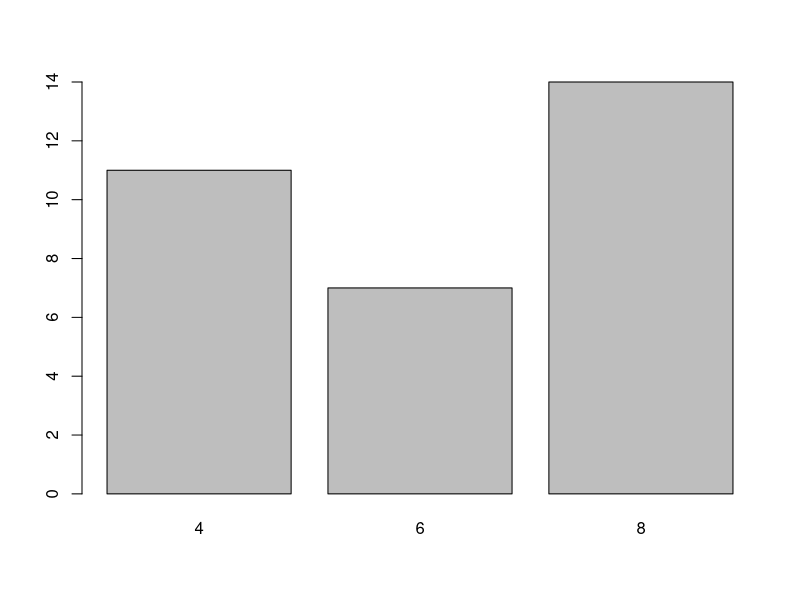
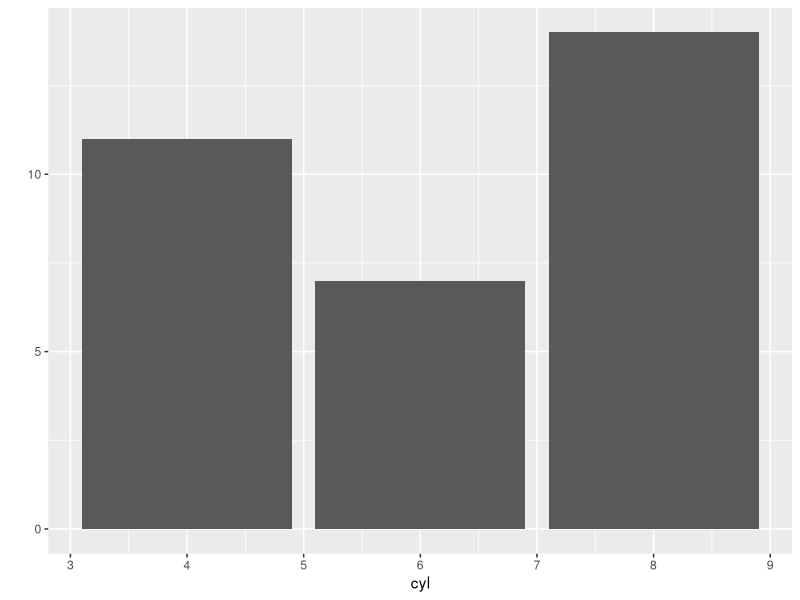
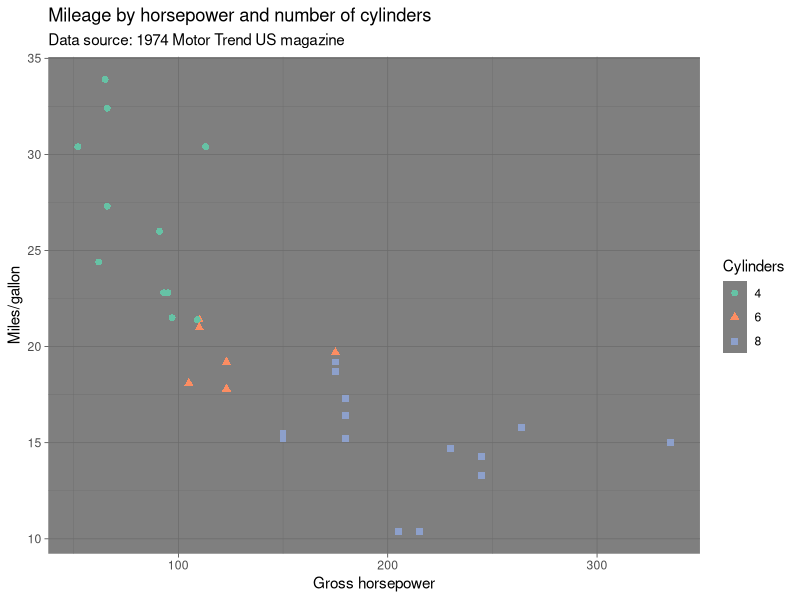
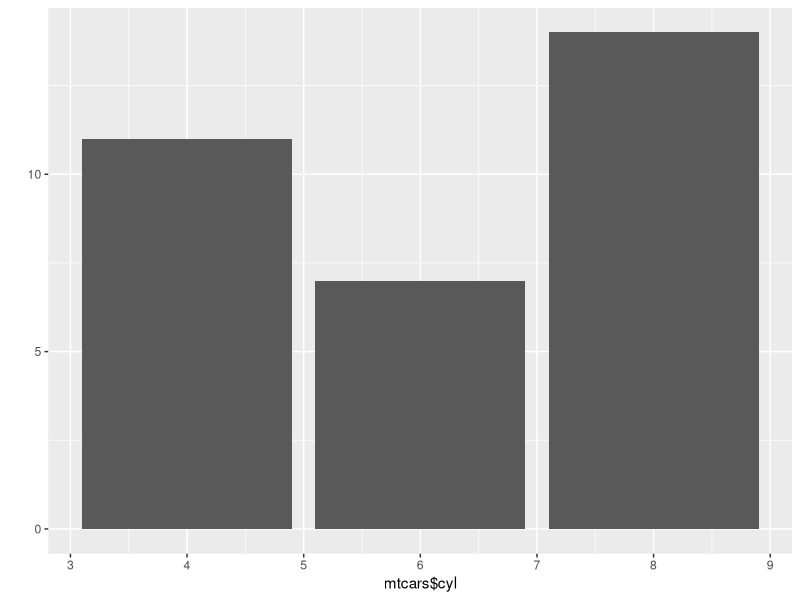
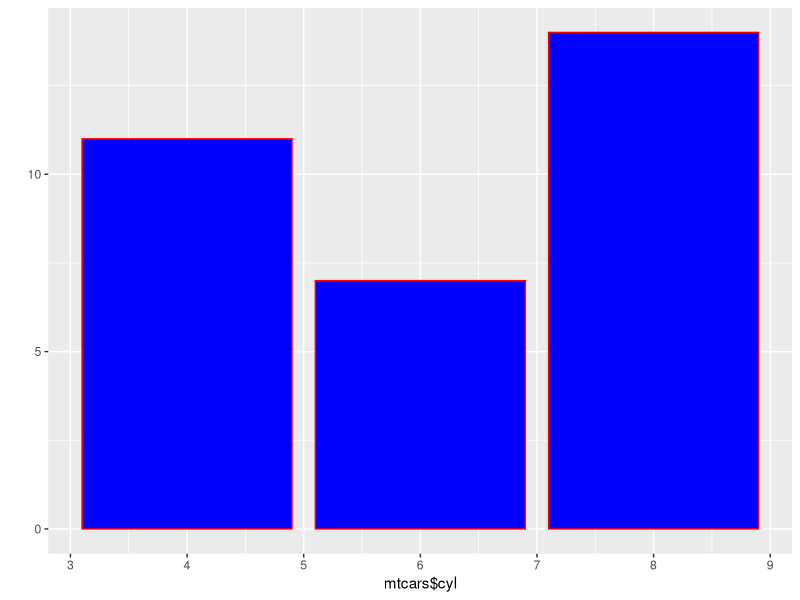
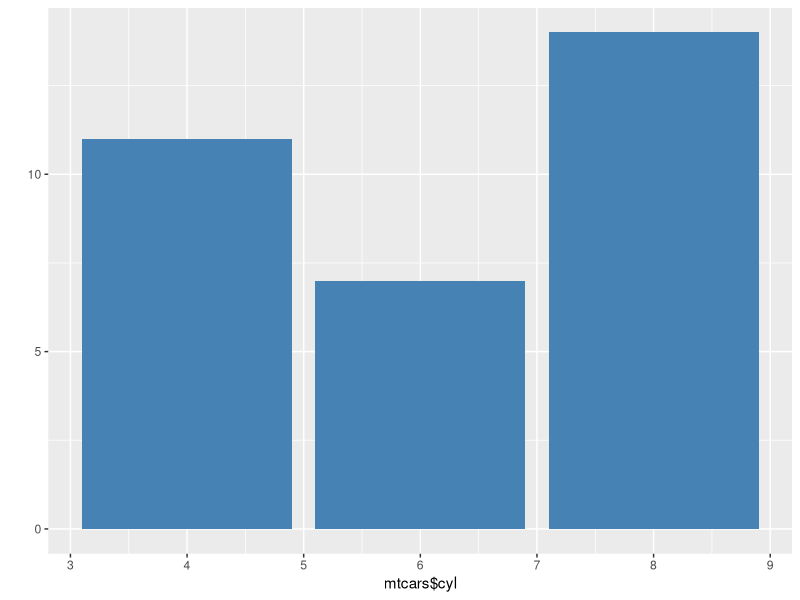
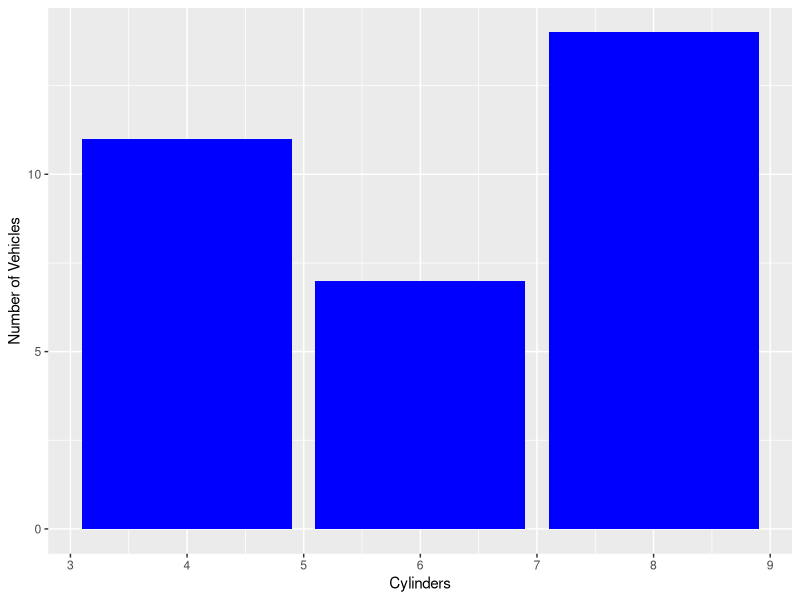
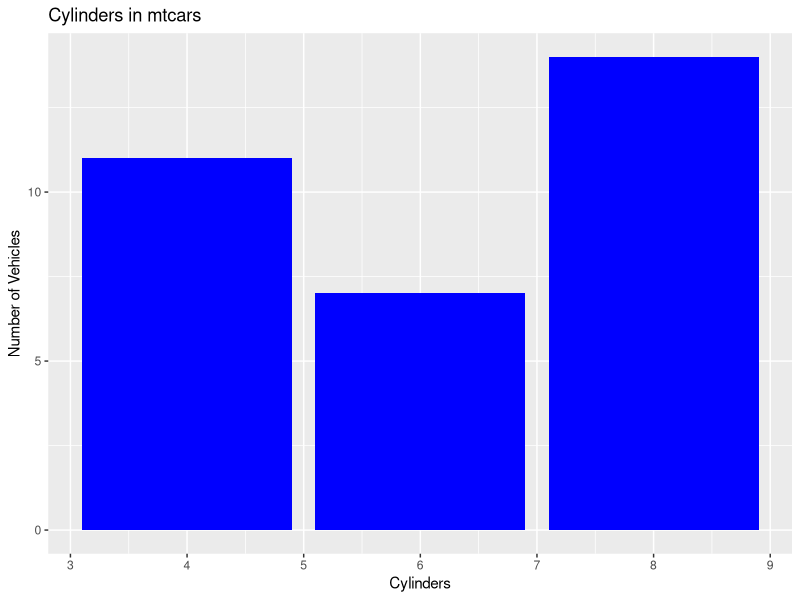

Generate these figures, in order, with R:
# count of each number of cylinder

count <- table(mtcars$cyl)  
barplot(count)

library(ggplot2)

qplot(data = mtcars, x = cyl, geom = "bar")

ggplot(mtcars, aes(x = hp, y = mpg, color = factor(cyl), shape = factor(cyl))) +
        geom_point(size=2) + 
        labs(x = "Gross horsepower", 
             y = "Miles/gallon", 
             color = "Cylinders", 
             shape = "Cylinders", 
             title = "Mileage by horsepower and number of cylinders",
             subtitle = "Data source: 1974 Motor Trend US magazine") +
        theme_dark() +
        scale_color_brewer(palette = "Set2")
mtcars
?mtcars


head(mtcars)

tail(mtcars)

summary(mtcars)


mean(mtcars$cyl)

library(ggplot2)

qplot(mtcars$cyl, geom = "bar")

?qplot

qplot(mtcars$cyl, geom = "bar", fill = I("blue"), colour = I("red"))

qplot(mtcars$cyl, geom = "bar", fill = I("steelblue"))

qplot(mtcars$cyl, geom = "bar", fill = I("blue"), 
      xlab = "Cylinders", ylab = "Number of Vehicles")

qplot(mtcars$cyl, geom = "bar", fill = I("blue"), 
      xlab = "Cylinders", ylab = "Number of Vehicles", main = "Cylinders in mtcars")

qplot(mtcars$carb, geom = "bar", fill = I("blue"), 
      xlab = "Carb", ylab = "Number of Vehicles", main = "Carb in mtcars")

qplot(mtcars$hp, geom = "histogram")


qplot(mtcars$hp, geom="histogram", binwidth = 25)



qplot(mtcars$hp, geom="histogram", binwidth = 25, colour = I("black"))


qplot(mtcars$hp, geom="histogram", 
      binwidth = 25, colour = I("black"), xlim = c(80,200))

qplot(mtcars$hp, geom="histogram", binwidth = 25, 
      colour = I("black"), xlab = "Horsepower", ylab= "Number of Cars")

qplot(mtcars$hp, geom="histogram", binwidth = 25, colour = I("black"), 
      xlab = "Horsepower", ylab= "Number of Cars", alpha = I(0))

qplot(mtcars$hp, geom="histogram", binwidth = 25, colour = I("black"), 
      xlab = "Horsepower", ylab= "Number of Cars", alpha = I(0),
      main = "Histogram")

qplot(mtcars$qsec, geom="histogram", binwidth = 1, xlab = "1/4 mile time", 
      ylab= "Number of Cars", main = "Histogram")

# Load Tidyverse library
library(tidyverse)

# Convert cyl to factor
mtcars <- mtcars %>% 
        mutate(cyl_factor = as.factor(cyl))

# Plot grouped bar chart
ggplot(data = mtcars, 
       aes(x = cyl_factor, 
           fill = cyl_factor)) + 
        geom_bar(position = "dodge")

ggplot(data = mtcars, 
       aes(x = " ", 
           fill = cyl_factor)) + 
        geom_bar(position = "stack")

ggplot(data = mtcars, 
       aes(x = " ", fill = cyl_factor)) + 
        geom_bar(position = "stack") +
        coord_polar(theta = "y")

ggplot(data = mtcars, 
       aes(x = " ", fill = cyl_factor)) + 
        geom_bar(position = "stack") +
        coord_polar(theta = "y") + 
        theme_minimal()


ggplot(data = mtcars, 
       aes(x = " ", fill = cyl_factor)) + 
        geom_bar(position = "stack") +
        coord_polar(theta = "y") + 
        scale_fill_brewer(palette  = "Dark2")

# Convert carb to factor
mtcars <- mtcars %>% 
        mutate(carb_factor = as.factor(carb))

# Create pie chart
ggplot(data = mtcars, 
       aes(x = " ", fill = carb_factor)) + 
        geom_bar(position = "stack") +
        coord_polar(theta = "y")
